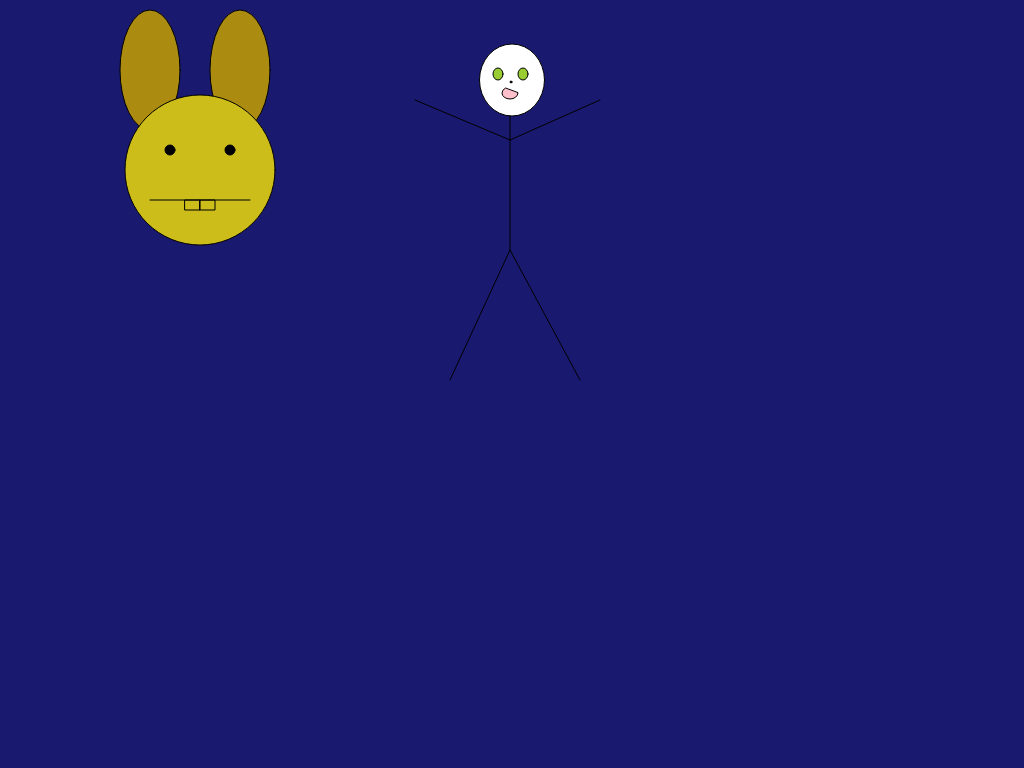
Frame 1 (no input)
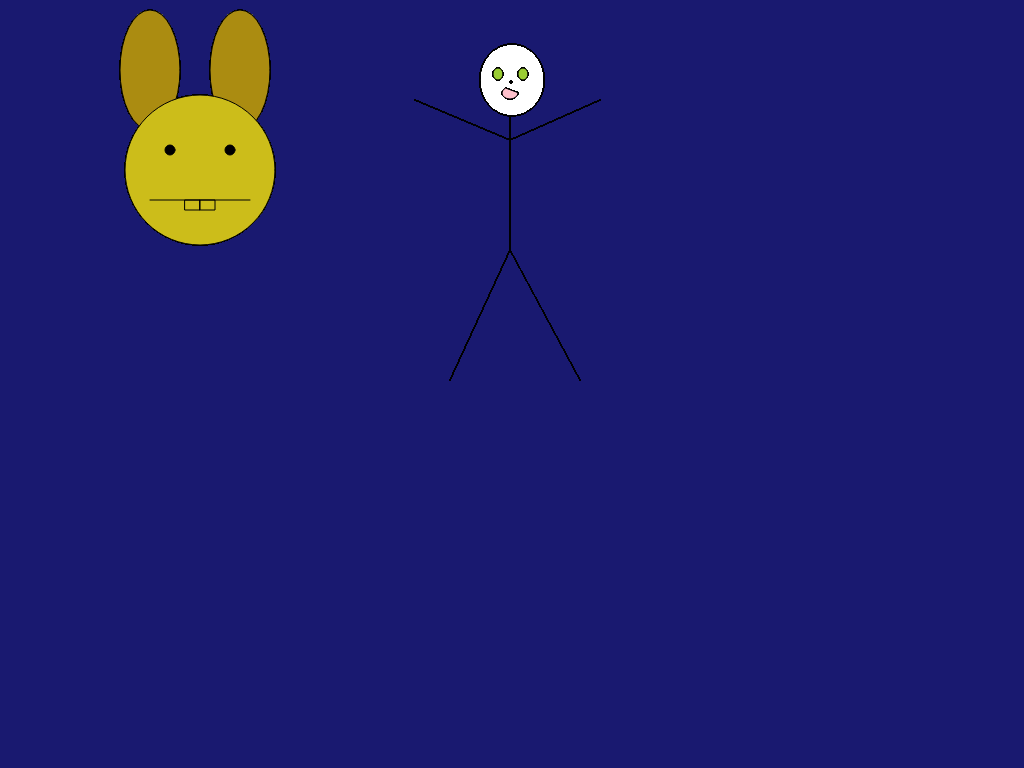
Frame 60 (no input)
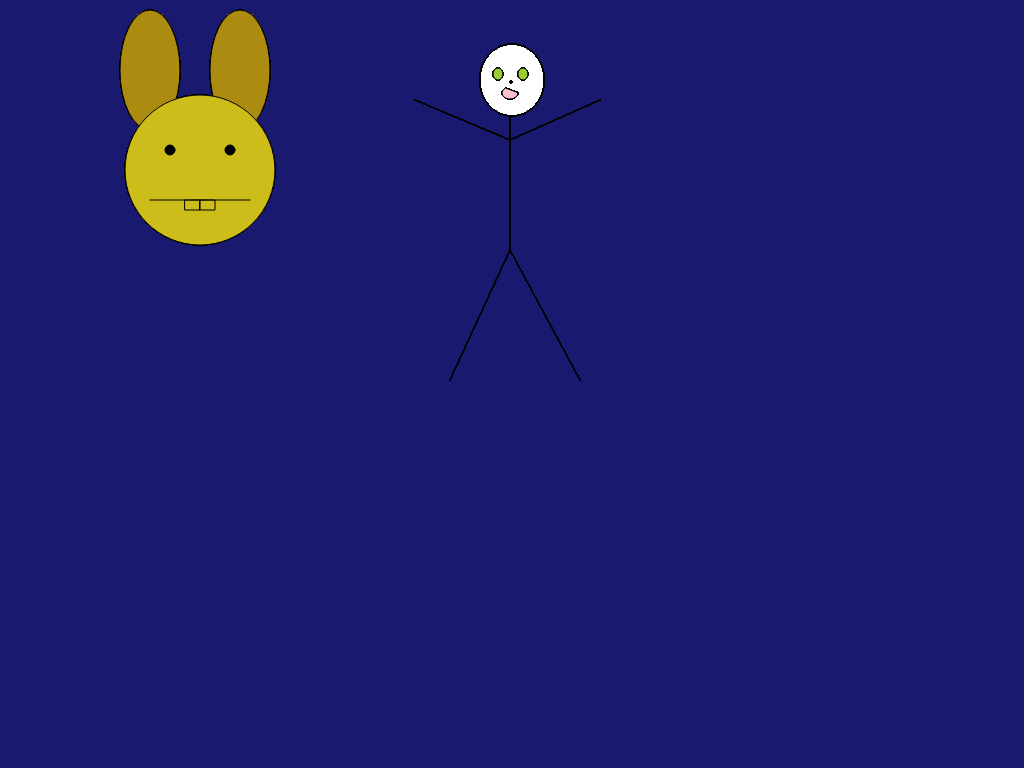
Frame 120 (the mouse pressed at the canvas centre since frame 60)

The p5.js sketch that drew these frames (run headless with seeded random() and noise() and a simulated clock; from frame 60 on, the mouse is pressed at the canvas centre):

// p5.js sketch
// ── sketch.js
function setup() {
  // Sets the screen to be 720 pixels wide and 400 pixels high
  	createCanvas(1024, 768);
  	background(25,25,112)
}

function draw() {
	//Cabeça
	ellipse(512, 80, 65, 72);
	//Olhos
 	fill(154,205,50)
 	//Olhos
 	ellipse(498, 74, 10, 12);
	ellipse(523, 74, 10, 12);
	//Nariz
	fill(0,0,0)
	ellipse(511, 82, 2, 2)
	//Cabeça
	fill(255,192,203)
	//Boca
	arc(510, 93, 16, 12, 0, PI+QUARTER_PI, CHORD);
	//Tronco
	line(510, 250, 510, 116);
	//Braço Esq.
	line(510, 140, 415, 100);
	//Braço Drt.
	line(510, 140, 600, 100);
	//Perna Drt.
	line(510, 250, 580, 380);
	//Perna Esq.
	line(510, 250, 450, 380);



fill(171, 140, 17);
ellipse(150, 70, 60, 120);  // left ear
fill(171, 140, 17);
ellipse(240, 70, 60, 120);  // right ear
fill(204, 189, 26);
ellipse(200, 170, 150, 150);    // face

fill(0, 0, 0);
ellipse(170, 150, 10, 10);  // left eye
ellipse(230, 150, 10, 10);  // right eye

line(150, 200, 250, 200);   // mouth

noFill();
rect(185, 200, 15, 10); // left tooth
rect(200, 200, 15, 10); // right tooth

	
}
